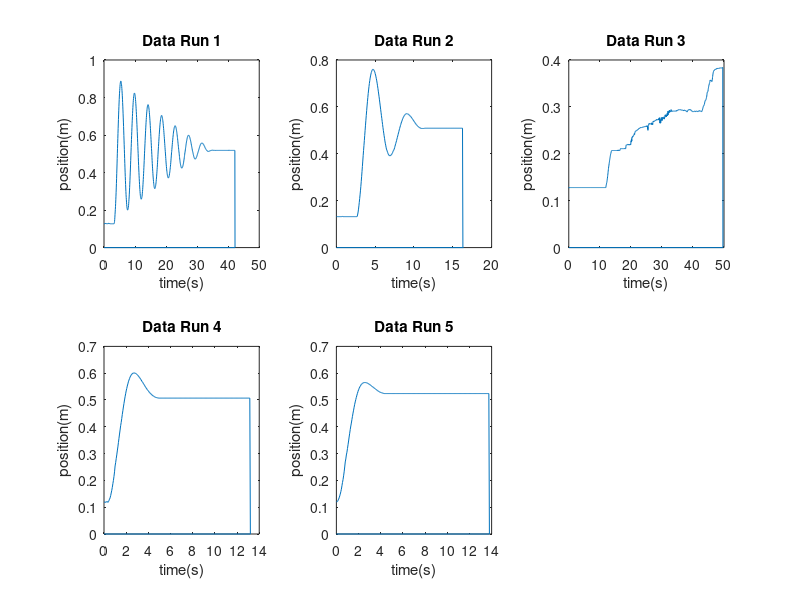
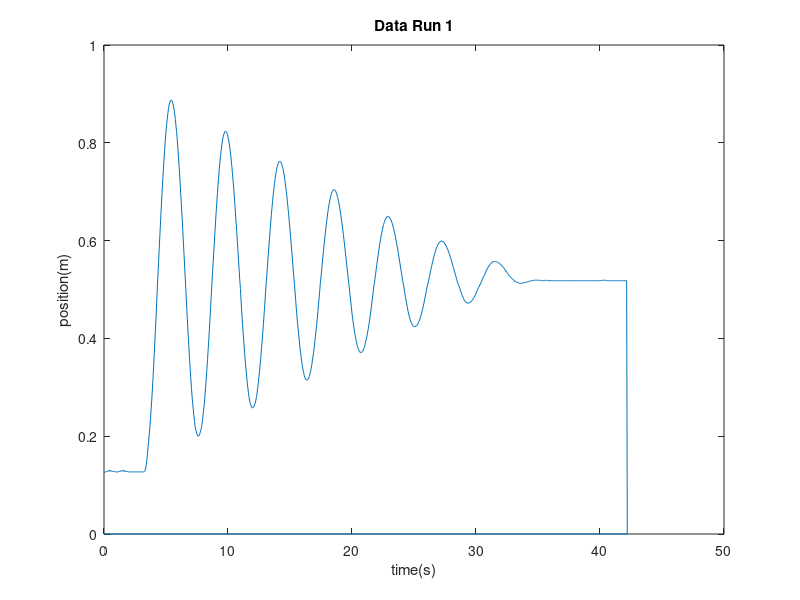
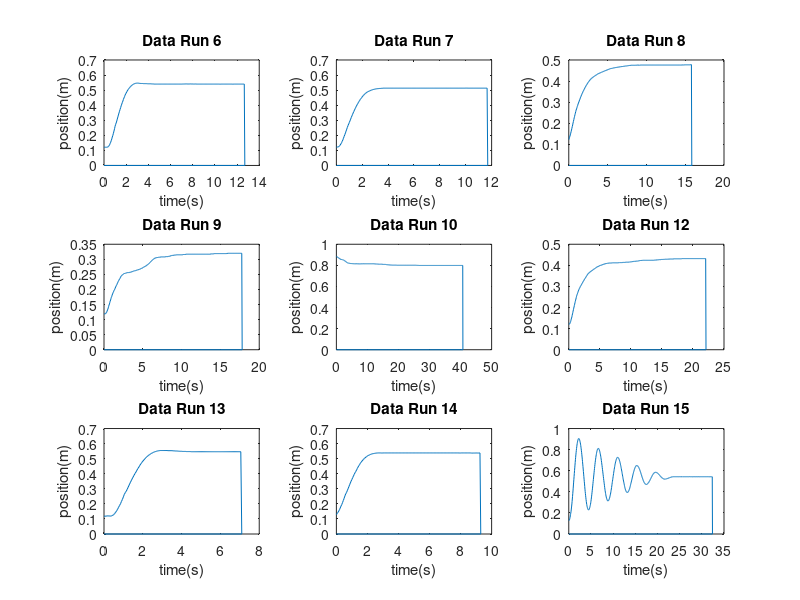
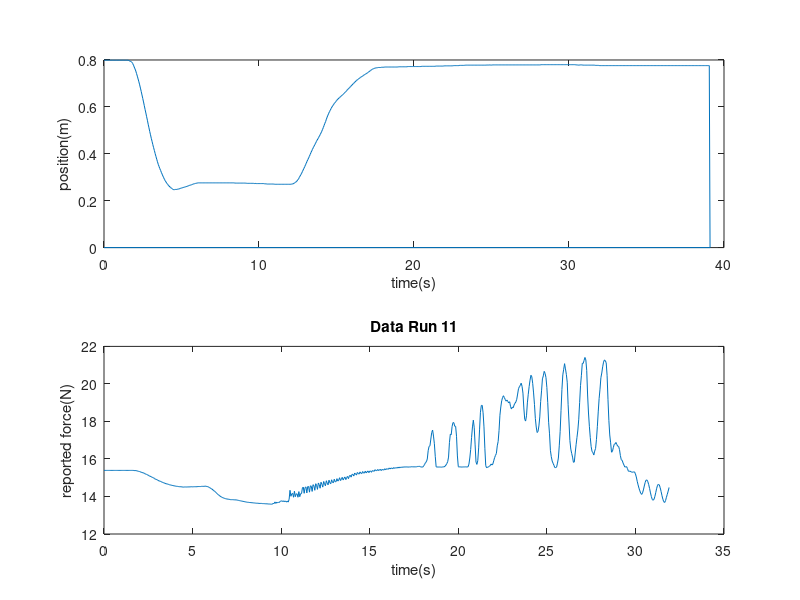

Reproduce these figures in MATLAB, in order.
% Generate graphs from data.

% First two lines contain names and units
M = csvread('2015-adv-lab-data-2.csv',2,0);
time1 = M(:,1);
time2 = M(:,6);
time3 = M(:,11);
time4 = M(:,16);
time5 = M(:,21);
time6 = M(:,26);
time7 = M(:,31);
time8 = M(:,36);
time9 = M(:,41);
time10 = M(:,46);
time11 = M(:,51);
time12 = M(:,56);
time13 = M(:,61);
time14 = M(:,66);
time15 = M(:,71);
time16 = M(:,76);

position1 = M(:,03);
position2 = M(:,08);
position3 = M(:,13);
position4 = M(:,18);
position5 = M(:,23);
position6 = M(:,28);
position7 = M(:,33);
position8 = M(:,38);
position9 = M(:,43);
position10 = M(:,48);
position11 = M(:,53);
position12 = M(:,58);
position13 = M(:,63);
position14 = M(:,68);
position15 = M(:,73);
position16 = M(:,78);

force11 = M(:,52);



figure (1)
subplot(2,3,1)
plot(time1,position1)
xlabel('time(s)')
ylabel('position(m)')
title('Data Run 1')

subplot(2,3,2)
plot(time2,position2)
xlabel('time(s)')
ylabel('position(m)')
title('Data Run 2')

subplot(2,3,3)
plot(time3,position3)
xlabel('time(s)')
ylabel('position(m)')
title('Data Run 3')

subplot(2,3,4)
plot(time4,position4)
xlabel('time(s)')
ylabel('position(m)')
title('Data Run 4')

subplot(2,3,5)
plot(time5,position5)
xlabel('time(s)')
ylabel('position(m)')
title('Data Run 5')

figure(2)
plot(time1,position1)
xlabel('time(s)')
ylabel('position(m)')
title('Data Run 1')

figure(3)
subplot(3,3,1)
plot(time6,position6)
xlabel('time(s)')
ylabel('position(m)')
title('Data Run 6')

subplot(3,3,2)
plot(time7,position7)
xlabel('time(s)')
ylabel('position(m)')
title('Data Run 7')

subplot(3,3,3)
plot(time8,position8)
xlabel('time(s)')
ylabel('position(m)')
title('Data Run 8')

subplot(3,3,4)
plot(time9,position9)
xlabel('time(s)')
ylabel('position(m)')
title('Data Run 9')

subplot(3,3,5)
plot(time10,position10)
xlabel('time(s)')
ylabel('position(m)')
title('Data Run 10')

subplot(3,3,6)
plot(time12,position12)
xlabel('time(s)')
ylabel('position(m)')
title('Data Run 12')

subplot(3,3,7)
plot(time13,position13)
xlabel('time(s)')
ylabel('position(m)')
title('Data Run 13')

subplot(3,3,8)
plot(time14,position14)
xlabel('time(s)')
ylabel('position(m)')
title('Data Run 14')

subplot(3,3,9)
plot(time15,position15)
xlabel('time(s)')
ylabel('position(m)')
title('Data Run 15')

figure(4)
subplot(2,1,1)
plot(time11,position11)
xlabel('time(s)')
ylabel('position(m)')
subplot(2,1,2)
plot(time11(1:end-1000),force11(1:end-1000))
xlabel('time(s)')
ylabel('reported force(N)')
title('Data Run 11')

figure(5)
plot(time16,position16)
xlabel('time(s)')
ylabel('position(m)')
title('Data Run 16')
